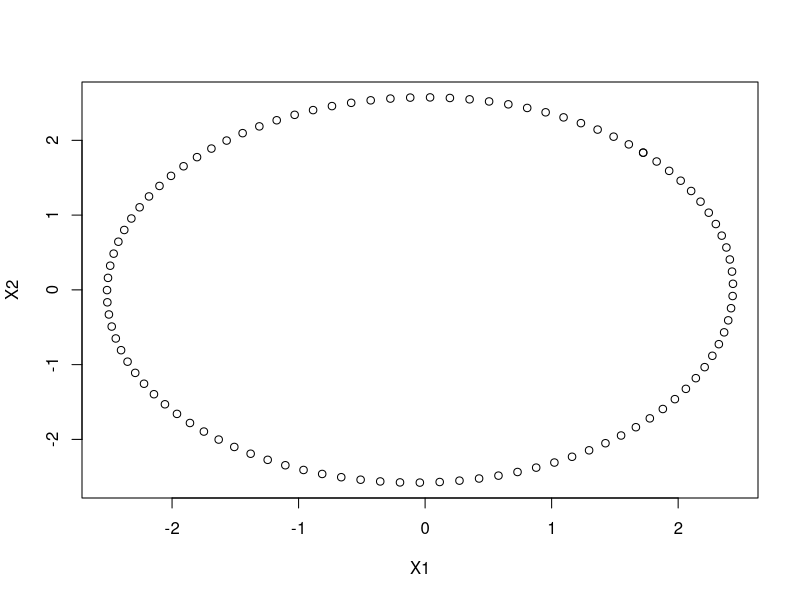

Reproduce this figure in R.
## ---- chunk 1
knitr::opts_chunk$set(echo = TRUE)
## ---- chunk 2
X1 <- rnorm(1000, 0, sqrt(1)) # Sinh ra nn 1000 gt của x1
X2 <- rnorm(1000, 0, sqrt(1)) # Sinh ra nn 1000 gt của x1
## ---- chunk 3
# install.packages("ellipse")
library(ellipse)
## ---- chunk 4
X <- data.frame(X1, X2)
head(X)

S = cov(X) # Ma trận hiệp phương sai
S
cm = colMeans(X)
cm
## ---- chunk 5
elip = ellipse(S, centre = cm)
plot(elip)
## ---- chunk 6
S = matrix(c(2,0,0,3), nrow=2)
S
cm = c(0,1)
## ---- chunk 7
# install.packages("MASS")
library(MASS)

X = mvrnorm(1000, cm, S)
head(X)
shapiro.test(X[,1])
## ---- chunk 8
library("datasets")
only = lm(mpg ~ 1, data = mtcars) # Biểu diễn HQTT của mpg vs chính nó
only
# mpg = 20.09
two = lm(mpg ~ cyl, data=mtcars) # Biểu diễn HQTT của mpg theo cyl
two

two2 = lm(mpg ~ cyl + 0, data=mtcars) # Biểu diễn HQTT của mpg theo cyl mất hệ số tự do
two2

# mpg = 2.79 * cyl

thr = lm(mpg ~ cyl + disp, data = mtcars) # Biểu diễn HQTT của mpg theo cyl và disp
thr$coefficients
# PTHQTT: mpg = 34.66099474 -1.58727681*cyl -0.02058363*disp

ff = lm(mpg ~ cyl + disp + hp, data = mtcars) # Biểu diễn HQTT của mpg theo cyl, disp và hp
summary(ff)
# mpg = a0 + a1*cyl + a2*disp + a3*hp + e
# Ước lượng cho các hệ số trong mô hình hồi quy:
# _h aka \hat
# a0_h = 34.18492, a1_h = -1.22742, a2_h = -0.01884, a3_h = -0.01468
# y_h[i] = mpg_h[i] = a0_h + a1_h*cyl[i] + a2_h*disp[i] + a3_h*hp[i]
# Có sẵn trong quan sát: y[i] = mpg[i]
# Phần dư e[i] = y[i] - y_h[i]
e = ff$residuals # phần dư
## ---- chunk 9
shapiro.test(e) # kiểm định theo pp chuẩn
## ---- chunk 10
t.test(e)
## ---- chunk 11
wilcox.test(e)
## ---- chunk 12
all = lm(mpg~., data=mtcars) # biểu diễn hqtt của mpg theo tất cả các biến còn lại
summary(all)
summary(ff)
## ---- chunk 13
library(stats)
# step(object, scope, scale, direction, trace)
# object = only/all
# scope = formula(all)/formula(all) - formula(only)
# direction = "forward" / "backward"
# trace = 0
forward = step(object = only, scope = formula(all), direction = "forward", trace = 0)
# Tính toán từ mô hình đơn giản nhất đến mô hình phức tạp nhất
forward$anova
## ---- chunk 14
confint(forward) # mặc định là 95%
## ---- chunk 15
backward = step(object = all, scope = formula(only), direction = "backward", trace = 0)
backward$anova

forward$coefficients
backward$coefficients
